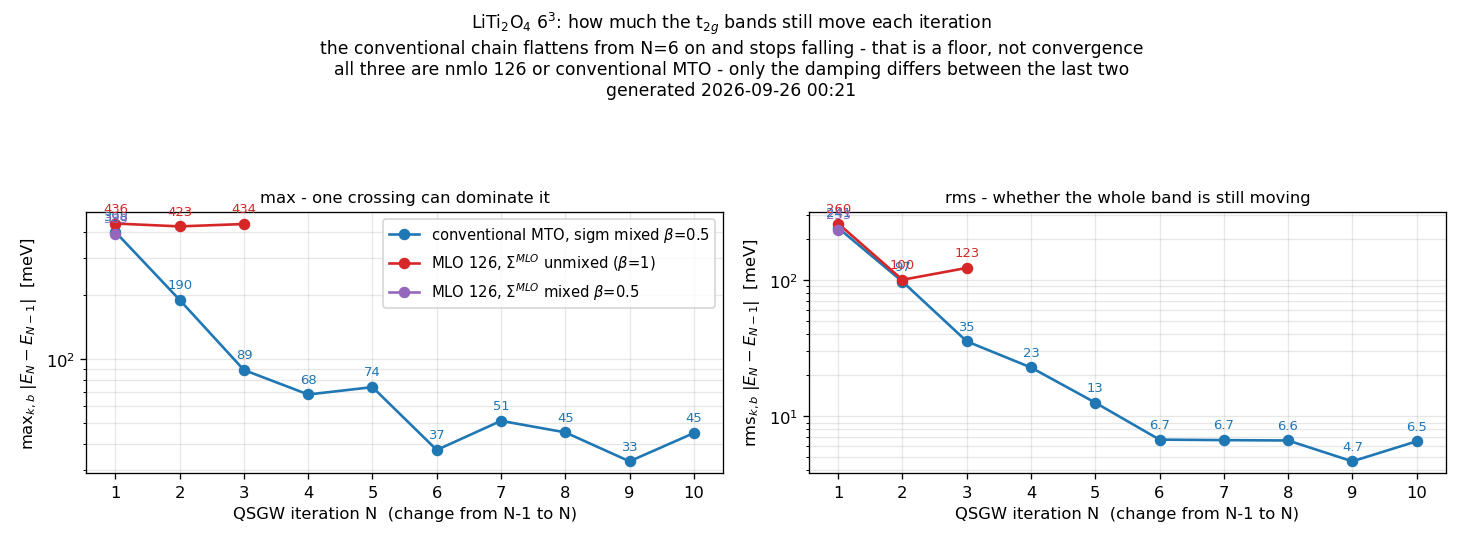

Recreate this plot in Python.
#!/usr/bin/env python3
"""LiTi2O4 6^3: is either QSGW chain converging?
Left  = max over (k,band): sensitive to a single crossing, jumpy.
Right = rms over (k,band): what says whether the whole band is still moving.
usage: mlo_conv.py [ROOT]   (ROOT holds ref/ and v6/)"""
import os, sys, datetime, numpy as np, matplotlib; matplotlib.use('Agg')
import matplotlib.pyplot as plt
ROOT = sys.argv[1] if len(sys.argv) > 1 else '.'
def rd(f):
    es, ce = [], []
    for ln in open(f):
        if ln.startswith('#'): continue
        t = ln.split()
        if len(t) < 3:
            if ce: es.append(ce); ce = []
            continue
        ce.append(float(t[2]))
    if ce: es.append(ce)
    return np.sort(np.array(es)[32:44], axis=0)
def chain(d):
    o = {}
    for i in range(0, 31):
        f = f'{d}/bnd_lda.dat' if i == 0 else f'{d}/bnd_iter{i}.dat'
        if os.path.exists(f): o[i] = rd(f)
    return o
C = [('conventional MTO, sigm mixed $\\beta$=0.5',        chain(f'{ROOT}/ref'), 'tab:blue'),
     ('MLO 126, $\\Sigma^{MLO}$ unmixed ($\\beta$=1)',      chain(f'{ROOT}/v7'),  'tab:red'),
     ('MLO 126, $\\Sigma^{MLO}$ mixed $\\beta$=0.5',        chain(f'{ROOT}/v9'),  'tab:purple')]
C = [c for c in C if len(c[1]) > 1]
fig, AX = plt.subplots(1, 2, figsize=(12.4, 4.6), sharex=True)
for ax, how, lab in [(AX[0], 'max', r'max$_{k,b}\;|E_N-E_{N-1}|$  [meV]'),
                     (AX[1], 'rms', r'rms$_{k,b}\;|E_N-E_{N-1}|$  [meV]')]:
    for name, ch, col in C:
        ks = sorted(ch); xs, ys = [], []
        for a, b in zip(ks, ks[1:]):
            if b != a + 1: continue
            d = 1000 * (ch[b] - ch[a])
            xs.append(b); ys.append(np.abs(d).max() if how == 'max' else np.sqrt((d**2).mean()))
        ax.plot(xs, ys, 'o-', color=col, label=name, lw=1.6, ms=6)
        for x, y in zip(xs, ys):
            ax.annotate(f'{y:.0f}' if y >= 10 else f'{y:.1f}', (x, y), textcoords='offset points',
                        xytext=(0, 7), ha='center', fontsize=8, color=col)
    ax.set_yscale('log'); ax.set_xlabel('QSGW iteration N  (change from N-1 to N)')
    ax.set_ylabel(lab); ax.grid(alpha=.3, which='both'); ax.set_xticks(range(1, 11))
AX[0].legend(fontsize=9)
AX[0].set_title('max - one crossing can dominate it', fontsize=10)
AX[1].set_title('rms - whether the whole band is still moving', fontsize=10)
fig.suptitle('LiTi$_2$O$_4$ 6$^3$: how much the t$_{2g}$ bands still move each iteration\n'
             'the conventional chain flattens from N=6 on and stops falling - that is a floor, not convergence\n'
             'all three are nmlo 126 or conventional MTO - only the damping differs between the last two\n'
             f'generated {datetime.datetime.now():%Y-%m-%d %H:%M}', fontsize=10.5)
plt.tight_layout(rect=[0, 0, 1, 0.88])
plt.savefig('/home/takao/ecalj/Samples/kBT/LiTi2O4/mlo_conv.png', dpi=118)
print('wrote mlo_conv.png')
